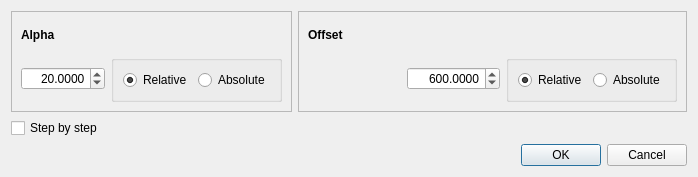
<?xml version="1.0" encoding="UTF-8"?>
<ui version="4.0">
 <class>AlphaWrapOptions</class>
 <widget class="QDialog" name="AlphaWrapOptions">
  <property name="windowModality">
   <enum>Qt::WindowModality::NonModal</enum>
  </property>
  <property name="geometry">
   <rect>
    <x>0</x>
    <y>0</y>
    <width>698</width>
    <height>177</height>
   </rect>
  </property>
  <property name="minimumSize">
   <size>
    <width>0</width>
    <height>0</height>
   </size>
  </property>
  <property name="windowTitle">
   <string>Alpha Wrap Options</string>
  </property>
  <layout class="QGridLayout" name="gridLayout">
   <item row="0" column="0">
    <widget class="QFrame" name="Alpha">
     <property name="frameShape">
      <enum>QFrame::Shape::StyledPanel</enum>
     </property>
     <property name="frameShadow">
      <enum>QFrame::Shadow::Raised</enum>
     </property>
     <layout class="QGridLayout" name="gridLayout_2">
      <item row="1" column="0">
       <widget class="QDoubleSpinBox" name="alphaValue">
        <property name="alignment">
         <set>Qt::AlignmentFlag::AlignRight|Qt::AlignmentFlag::AlignTrailing|Qt::AlignmentFlag::AlignVCenter</set>
        </property>
        <property name="decimals">
         <number>4</number>
        </property>
        <property name="maximum">
         <double>9999.989999999999782</double>
        </property>
        <property name="singleStep">
         <double>0.010000000000000</double>
        </property>
        <property name="value">
         <double>20.000000000000000</double>
        </property>
       </widget>
      </item>
      <item row="0" column="0">
       <widget class="QLabel" name="titleAlpha">
        <property name="font">
         <font>
          <bold>true</bold>
         </font>
        </property>
        <property name="text">
         <string>Alpha</string>
        </property>
       </widget>
      </item>
      <item row="1" column="1">
       <widget class="QGroupBox" name="groupBox">
        <property name="title">
         <string/>
        </property>
        <property name="alignment">
         <set>Qt::AlignmentFlag::AlignRight|Qt::AlignmentFlag::AlignTrailing|Qt::AlignmentFlag::AlignVCenter</set>
        </property>
        <layout class="QHBoxLayout" name="horizontalLayout">
         <item>
          <widget class="QRadioButton" name="radioButtonAlphaRel">
           <property name="text">
            <string>Relative</string>
           </property>
           <property name="checked">
            <bool>true</bool>
           </property>
          </widget>
         </item>
         <item>
          <widget class="QRadioButton" name="radioButtonAlphaAbs">
           <property name="text">
            <string>Absolute</string>
           </property>
          </widget>
         </item>
        </layout>
       </widget>
      </item>
     </layout>
    </widget>
   </item>
   <item row="0" column="1">
    <widget class="QFrame" name="Offset">
     <property name="frameShape">
      <enum>QFrame::Shape::StyledPanel</enum>
     </property>
     <property name="frameShadow">
      <enum>QFrame::Shadow::Raised</enum>
     </property>
     <layout class="QGridLayout" name="gridLayout_3">
      <item row="2" column="1">
       <widget class="QDoubleSpinBox" name="offsetValue">
        <property name="alignment">
         <set>Qt::AlignmentFlag::AlignRight|Qt::AlignmentFlag::AlignTrailing|Qt::AlignmentFlag::AlignVCenter</set>
        </property>
        <property name="decimals">
         <number>4</number>
        </property>
        <property name="maximum">
         <double>9999.989999999999782</double>
        </property>
        <property name="singleStep">
         <double>0.010000000000000</double>
        </property>
        <property name="value">
         <double>600.000000000000000</double>
        </property>
       </widget>
      </item>
      <item row="0" column="0" rowspan="2" colspan="2">
       <widget class="QLabel" name="titleOffset">
        <property name="font">
         <font>
          <bold>true</bold>
         </font>
        </property>
        <property name="text">
         <string>Offset</string>
        </property>
       </widget>
      </item>
      <item row="2" column="2">
       <widget class="QGroupBox" name="groupBox_2">
        <property name="title">
         <string/>
        </property>
        <layout class="QHBoxLayout" name="horizontalLayout_2">
         <item>
          <widget class="QRadioButton" name="radioButtonOffsetRel">
           <property name="text">
            <string>Relative</string>
           </property>
           <property name="checked">
            <bool>true</bool>
           </property>
          </widget>
         </item>
         <item>
          <widget class="QRadioButton" name="radioButtonOffsetAbs">
           <property name="text">
            <string>Absolute</string>
           </property>
          </widget>
         </item>
        </layout>
       </widget>
      </item>
     </layout>
    </widget>
   </item>
   <item row="3" column="1">
    <widget class="QDialogButtonBox" name="buttonBox">
     <property name="standardButtons">
      <set>QDialogButtonBox::StandardButton::Cancel|QDialogButtonBox::StandardButton::Ok</set>
     </property>
    </widget>
   </item>
   <item row="1" column="0">
    <widget class="QCheckBox" name="stepByStepCheckBox">
     <property name="text">
      <string>Step by step</string>
     </property>
    </widget>
   </item>
  </layout>
 </widget>
 <resources/>
 <connections>
  <connection>
   <sender>buttonBox</sender>
   <signal>accepted()</signal>
   <receiver>AlphaWrapOptions</receiver>
   <slot>accept()</slot>
   <hints>
    <hint type="sourcelabel">
     <x>248</x>
     <y>254</y>
    </hint>
    <hint type="destinationlabel">
     <x>157</x>
     <y>274</y>
    </hint>
   </hints>
  </connection>
  <connection>
   <sender>buttonBox</sender>
   <signal>rejected()</signal>
   <receiver>AlphaWrapOptions</receiver>
   <slot>reject()</slot>
   <hints>
    <hint type="sourcelabel">
     <x>316</x>
     <y>260</y>
    </hint>
    <hint type="destinationlabel">
     <x>286</x>
     <y>274</y>
    </hint>
   </hints>
  </connection>
 </connections>
</ui>
